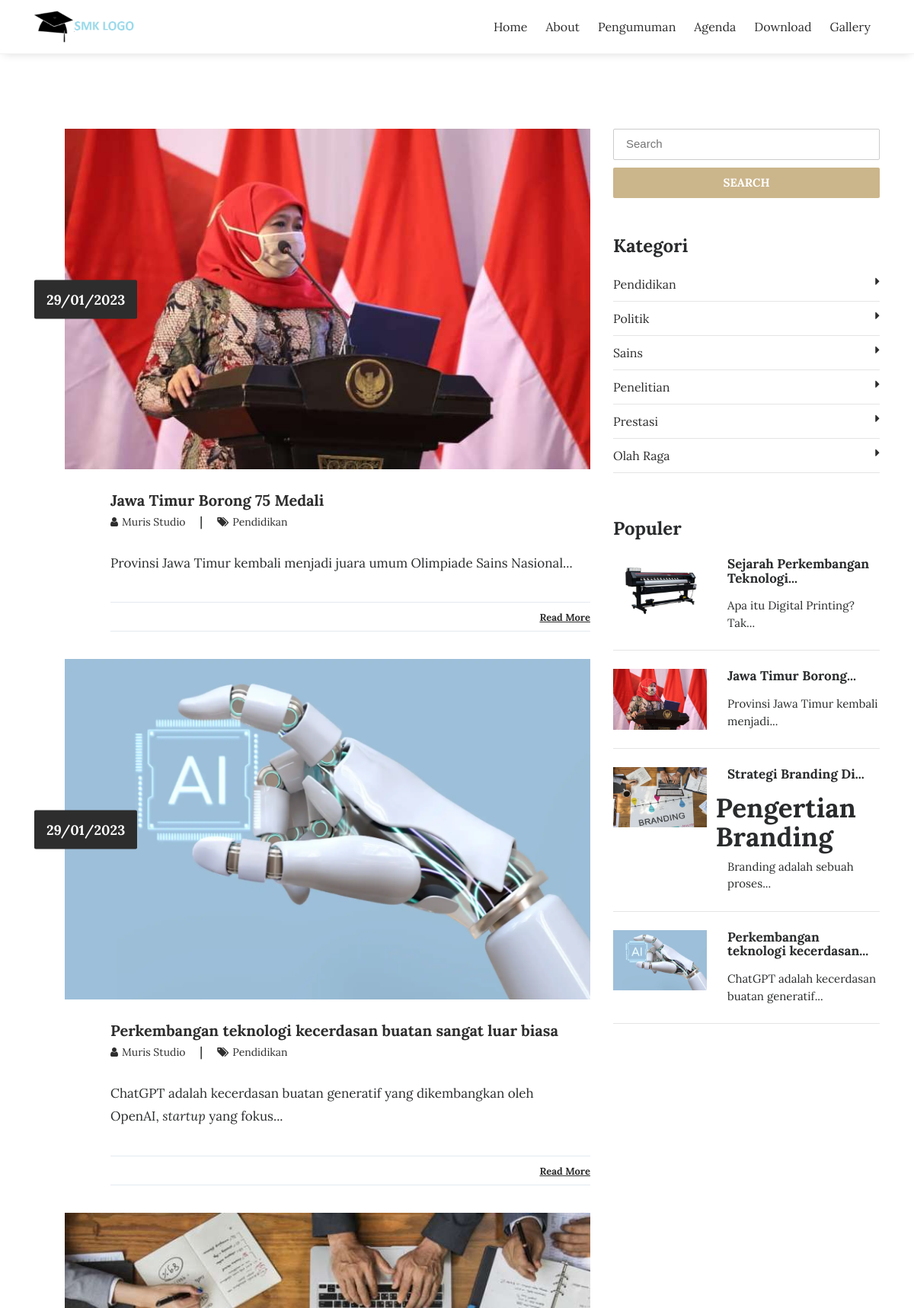
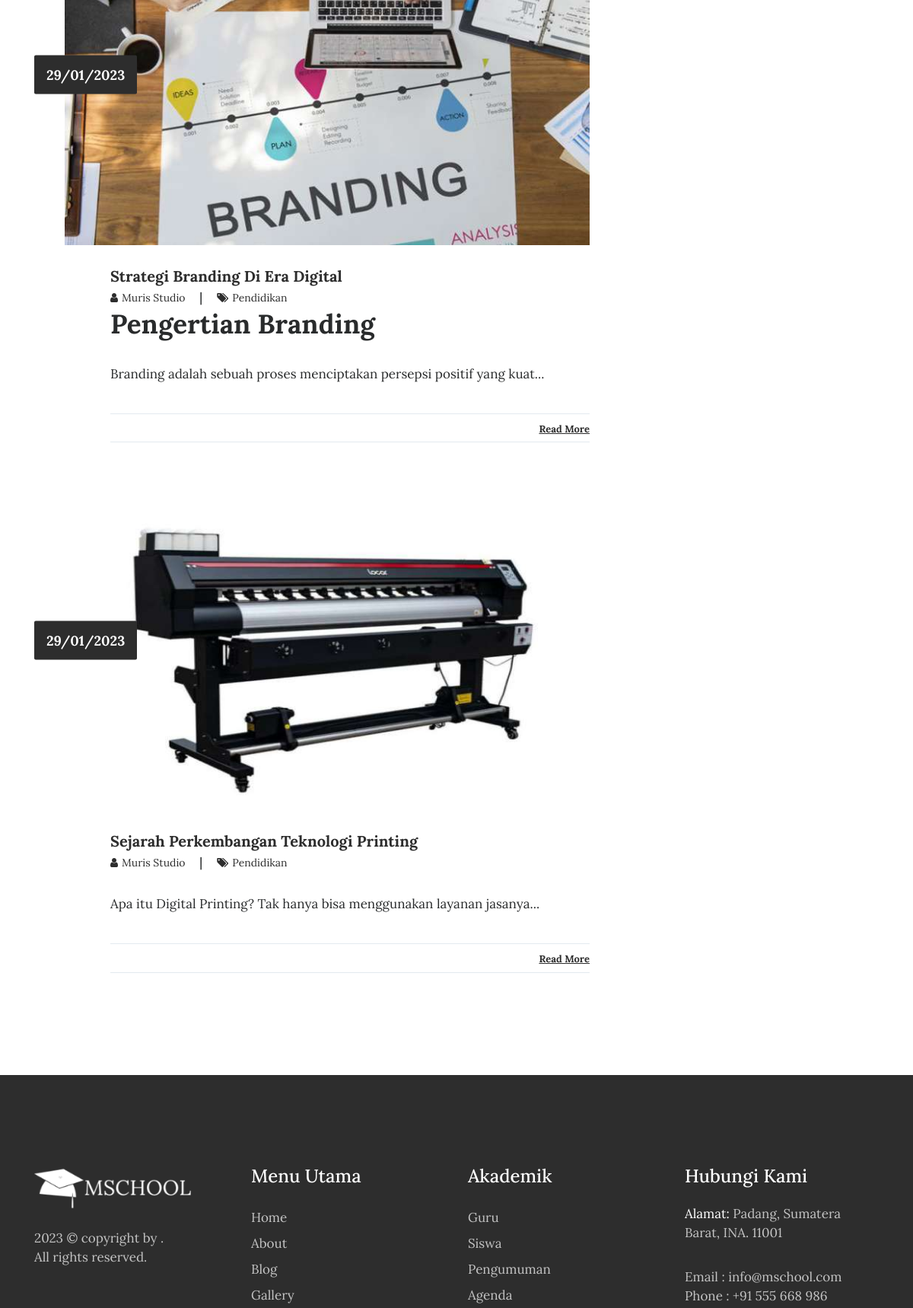
Screenshot of /index.php/blog (upper part) with the database file from the repository (2 pictures, top to bottom).
### tables this page shows
CREATE TABLE `tbl_tulisan` (
  `tulisan_id` int(11) NOT NULL,
  `tulisan_judul` varchar(100) DEFAULT NULL,
  `tulisan_isi` text DEFAULT NULL,
  `tulisan_tanggal` timestamp NULL DEFAULT current_timestamp(),
  `tulisan_kategori_id` int(11) DEFAULT NULL,
  `tulisan_kategori_nama` varchar(30) DEFAULT NULL,
  `tulisan_views` int(11) DEFAULT 0,
  `tulisan_gambar` varchar(40) DEFAULT NULL,
  `tulisan_pengguna_id` int(11) DEFAULT NULL,
  `tulisan_author` varchar(40) DEFAULT NULL,
  `tulisan_img_slider` int(2) NOT NULL DEFAULT 0,
  `tulisan_slug` varchar(200) DEFAULT NULL
);

CREATE TABLE `tbl_kategori` (
  `kategori_id` int(11) NOT NULL,
  `kategori_nama` varchar(30) DEFAULT NULL,
  `kategori_tanggal` timestamp NULL DEFAULT current_timestamp()
);

### application/controllers/Blog.php (called while the page is built, shortened)
<?php
class Blog extends CI_Controller{
	function __construct(){
		$this->load->model('m_tulisan');
		$this->load->model('m_pengunjung');
	}
	function index(){
		$jum=$this->m_tulisan->berita();
        $page=$this->uri->segment(3);
        if(!$page):
            $offset = 0;
        else:
            $offset = $page;
        endif;
        $limit=5;
        $config['base_url'] = base_url() . 'blog/index/';
            $config['total_rows'] = $jum->num_rows();
            $config['per_page'] = $limit;
            $config['uri_segment'] = 3;
	          $config['full_tag_open']    = '<div class="pagging text-center"><nav><ul class="pagination justify-content-center">';
	          $config['full_tag_close']   = '</ul></nav></div>';
	          $config['num_tag_open']     = '<li class="page-item"><span class="page-link">';
	          $config['num_tag_close']    = '</span></li>';
	          $config['cur_tag_open']     = '<li class="page-item"><span class="page-link">';
	          $config['cur_tag_close']    = '<span class="sr-only">(current)</span></span></li>';
	          $config['next_tag_open']    = '<li class="page-item"><span class="page-link">';
	          $config['next_tagl_close']  = '<span aria-hidden="true">&raquo;</span></span></li>';
	          $config['prev_tag_open']    = '<li class="page-item"><span class="page-link">';
	          $config['prev_tagl_close']  = '</span>Next</li>';
	          $config['first_tag_open']   = '<li class="page-item"><span class="page-link">';
	          $config['first_tagl_close'] = '</span></li>';
	          $config['last_tag_open']    = '<li class="page-item"><span class="page-link">';
	          $config['last_tagl_close']  = '</span></li>';
            $config['first_link'] = 'Awal';
            $config['last_link'] = 'Akhir';
            $config['next_link'] = 'Next >>';
            $config['prev_link'] = '<< Prev';
            $this->pagination->initialize($config);
            $x['page'] =$this->pagination->create_links();
						$x['data']=$this->m_tulisan->berita_perpage($offset,$limit);
						$x['category']=$this->db->get('tbl_kategori');
						$x['populer']=$this->db->query("SELECT * FROM tbl_tulisan ORDER BY tulisan_views DESC LIMIT 5");
						$this->load->view('depan/v_blog',$x);
	}
}

### index.php (called while the page is built, shortened)
<?php
require_once BASEPATH.'core/CodeIgniter.php';

### application/models/M_tulisan.php (called while the page is built, shortened)
<?php
class M_tulisan extends CI_Model{
	function berita_perpage($offset,$limit){
		$hsl=$this->db->query("SELECT tbl_tulisan.*,DATE_FORMAT(tulisan_tanggal,'%d/%m/%Y') AS tanggal FROM tbl_tulisan ORDER BY tulisan_id DESC limit $offset,$limit");
		return $hsl;
	}
}

### application/views/depan/v_blog.php (the view, shortened to what this page needs)
<!DOCTYPE html>
<html lang="en">
<head>
    <link rel="stylesheet" href="<?php echo base_url().'theme/css/bootstrap.min.css'?>">
    <link rel="stylesheet" href="<?php echo base_url().'theme/css/font-awesome.min.css'?>">
    <link rel="stylesheet" href="<?php echo base_url().'theme/css/simple-line-icons.css'?>">
    <link rel="stylesheet" href="<?php echo base_url().'theme/css/owl.carousel.min.css'?>">
    <link href="<?php echo base_url().'theme/css/style.css'?>" rel="stylesheet">
    <?php
        function limit_words($string, $word_limit){
            $words = explode(" ",$string);
            return implode(" ",array_splice($words,0,$word_limit));
        }
    ?>
</head>
<body>
  <div data-toggle="affix" style="border-bottom:solid 1px #f2f2f2;">
      <div class="container nav-menu2">
          <div class="row">
              <div class="col-md-12">
                  <nav class="navbar navbar2 navbar-toggleable-md navbar-light bg-faded">
                      <a href="<?php echo site_url('');?>" class="navbar-brand nav-brand2"><img class="img img-responsive" width="200px;" src="<?php echo base_url().'theme/images/logo-dark.png'?>"></a>
                      <div class="collapse navbar-collapse justify-content-end" id="navbarNavDropdown">
                      <ul class="navbar-nav">
                                <li class="nav-item">
                                    <a class="nav-link" href="<?php echo site_url('');?>">Home</a>
                                </li>
                                <li class="nav-item">
                                    <a class="nav-link" href="<?php echo site_url('about');?>">About</a>
                                </li>
                                <li class="nav-item">
                                    <a class="nav-link" href="<?php echo site_url('pengumuman');?>">Pengumuman</a>
                                </li>
                                <li class="nav-item">
                                    <a class="nav-link" href="<?php echo site_url('agenda');?>">Agenda</a>
                                </li>
                                <li class="nav-item">
                                    <a class="nav-link" href="<?php echo site_url('download');?>">Download</a>
                                </li>
                                <li class="nav-item">
                                    <a class="nav-link" href="<?php echo site_url('galeri');?>">Gallery</a>
                                </li>
                        </ul>
                  </div>
                </nav>
              </div>
            </div>
          </div>
        </div>
<section class="blog-wrap">
    <div class="container">
        <div class="row">
            <div class="col-md-8">
              <?php foreach ($data->result() as $row) : ?>
                <div class="blog-single-item">
                    <div class="blog-img_block">
                        <img src="<?php echo base_url().'assets/images/'.$row->tulisan_gambar;?>" class="img-fluid" alt="blog-img">
                        <div class="blog-date">
                            <span><?php echo $row->tanggal;?></span>
                        </div>
                    </div>
                    <div class="blog-tiltle_block">
                        <h4><a href="<?php echo site_url('artikel/'.$row->tulisan_slug);?>"><?php echo $row->tulisan_judul;?></a></h4>
                        <h6> <a href="#"><i class="fa fa-user" aria-hidden="true"></i><span><?php echo $row->tulisan_author;?></span> </a>  |   <a href="#"><i class="fa fa-tags" aria-hidden="true"></i><span><?php echo $row->tulisan_kategori_nama;?></span></a></h6>
                        <?php echo limit_words($row->tulisan_isi,10).'...';?>
                        <div class="blog-icons">
                            <div class="blog-share_block">
                                <a href="<?php echo site_url('artikel/'.$row->tulisan_slug);?>">Read More</a>
                            </div>
                        </div>
                    </div>
                </div>
              <?php endforeach;?>
            </div>
            <div class="col-md-4">
                <form action="<?php echo site_url('blog/search');?>" method="get">
                    <input type="text" name="keyword" placeholder="Search" class="blog-search" required>
                    <button type="submit" class="btn btn-warning btn-blogsearch">SEARCH</button>
                </form>
                <div class="blog-category_block">
                  <h3>Kategori</h3>
                  <ul>
                    <?php foreach ($category->result() as $row) : ?>
                      <li><a href="<?php echo site_url('blog/kategori/'.str_replace(" ","-",$row->kategori_nama));?>"><?php echo $row->kategori_nama;?><i class="fa fa-caret-right" aria-hidden="true"></i></a></li>
                    <?php endforeach;?>
                  </ul>
                </div>
                <div class="blog-featured_post">
                    <h3>Populer</h3>
                    <?php foreach ($populer->result() as $row) :?>
                      <div class="blog-featured-img_block">
                          <img width="35%" src="<?php echo base_url().'assets/images/'.$row->tulisan_gambar;?>" class="img-fluid" alt="blog-featured-img">
                          <h5><a href="<?php echo site_url('artikel/'.$row->tulisan_slug);?>"><?php echo limit_words($row->tulisan_judul,3).'...';?></a></h5>
                          <p><?php echo limit_words($row->tulisan_isi,5).'...';?></p>
                      </div>
                      <hr>
                    <?php endforeach;?>
                </div>
            </div>
        </div>
    </div>
</section>
<footer>
    <div class="container">
        <div class="row">
            <div class="col-md-3">
                <div class="foot-logo">
                    <a href="<?php echo site_url();?>">
                        <img src="<?php echo base_url().'theme/images/logo-white.png'?>" class="img-fluid" alt="footer_logo">
                    </a>
                    <p><?php echo date('Y');?> © copyright by <a href="" target="_blank"></a>. <br>All rights reserved.</p>
                    </div>
                </div>
                <div class="col-md-3">
                    <div class="sitemap">
                        <h3>Menu Utama</h3>
                        <ul>
                            <li><a href="<?php echo site_url();?>">Home</a></li>
                            <li><a href="<?php echo site_url('about');?>">About</a></li>
                            <li><a href="<?php echo site_url('artikel');?>">Blog </a></li>
                            <li><a href="<?php echo site_url('galeri');?>">Gallery</a></li>
                        </ul>
                    </div>
                </div>
                <div class="col-md-3">
                  <div class="sitemap">
                      <h3>Akademik</h3>
                      <ul>
                          <li><a href="<?php echo site_url('guru');?>">Guru</a></li>
                          <li><a href="<?php echo site_url('siswa');?>">Siswa </a></li>
                          <li><a href="<?php echo site_url('pengumuman');?>">Pengumuman</a></li>
                          <li><a href="<?php echo site_url('agenda');?>">Agenda</a></li>
                      </ul>
                  </div>
                </div>
                <div class="col-md-3">
                    <div class="address">
                        <h3>Hubungi Kami</h3>
                        <p><span>Alamat: </span> Padang, Sumatera Barat, INA. 11001</p>
                        <p>Email : info@mschool.com
                            <br> Phone : +91 555 668 986</p>
                        </div>
                    </div>
                </div>
            </div>
        </footer>
    </body>
    </html>

### rows the page displays
tbl_tulisan: tulisan_gambar (picture), tanggal "29/01/2023", tulisan_judul "Jawa Timur Borong 75 Medali", tulisan_author "Muris Studio", tulisan_kategori_nama "Pendidikan", tulisan_isi "Provinsi Jawa Timur kembali menjadi juara umum Olimpiade Sains Nasional", tulisan_judul "Jawa Timur Borong", tulisan_isi "Provinsi Jawa Timur kembali menjadi"
tbl_tulisan: tulisan_gambar (picture), tanggal "29/01/2023", tulisan_judul "Perkembangan teknologi kecerdasan buatan sangat luar biasa", tulisan_author "Muris Studio", tulisan_kategori_nama "Pendidikan", tulisan_isi "ChatGPT adalah kecerdasan buatan generatif yang dikembangkan oleh OpenAI, startup yang fokus", tulisan_judul "Perkembangan teknologi kecerdasan", tulisan_isi "ChatGPT adalah kecerdasan buatan generatif"
tbl_tulisan: tulisan_gambar (picture), tanggal "29/01/2023", tulisan_judul "Strategi Branding Di Era Digital", tulisan_author "Muris Studio", tulisan_kategori_nama "Pendidikan", tulisan_isi "Pengertian Branding Branding adalah sebuah proses menciptakan persepsi positif yang kuat", tulisan_judul "Strategi Branding Di", tulisan_isi "Pengertian Branding Branding adalah sebuah proses"
tbl_tulisan: tulisan_gambar (picture), tanggal "29/01/2023", tulisan_judul "Sejarah Perkembangan Teknologi Printing", tulisan_author "Muris Studio", tulisan_kategori_nama "Pendidikan", tulisan_isi "Apa itu Digital Printing? Tak hanya bisa menggunakan layanan jasanya", tulisan_judul "Sejarah Perkembangan Teknologi", tulisan_isi "Apa itu Digital Printing? Tak"
tbl_kategori: kategori_nama "Pendidikan"
tbl_kategori: kategori_nama "Politik"
tbl_kategori: kategori_nama "Sains"
tbl_kategori: kategori_nama "Penelitian"
tbl_kategori: kategori_nama "Prestasi"
tbl_kategori: kategori_nama "Olah Raga"
